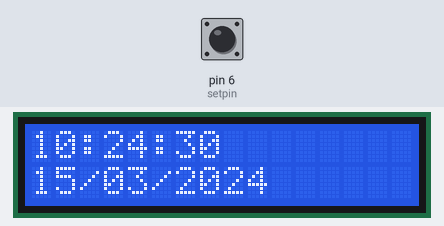
The sketch below on a simulated Arduino Uno, built with avr-gcc and run on an emulated ATmega328P. On the bench: 16×2 character LCD. The inputs (shaded band) are chosen by the test bench; at power-on: pin 6 (setpin) HIGH. The local clock reads 2024-03-15 10:24:30 at power-on unless the sketch sets it.

Above: at 0.1 s.
At 1.2 s:
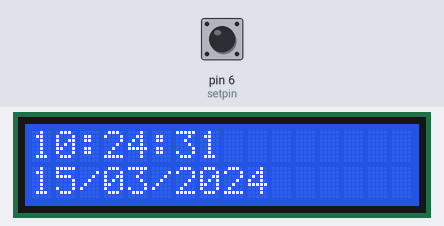
1.3 s: pin 6 (setpin) pulled LOW for 1.2 s
At 2.8 s:
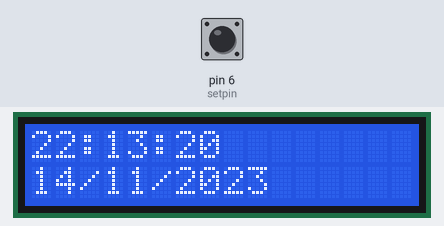
Timing chart, 0 to 4.3 s (numbered marks = the images above; inputs shaded):
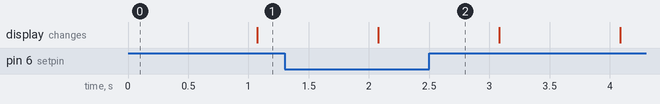

The sketch:

rtc.ino
```cpp
#include <Wire.h>
#include <RTClib.h>
#include <LiquidCrystal.h>
char buffer1[20];
char buffer2[20];
RTC_DS1307 RTC;
LiquidCrystal lcd(12, 11, 5, 4, 3, 2);
const int setpin = 6;
boolean statepin = 0;
void setup () {
  pinMode (6, INPUT);
  digitalWrite (6, HIGH);
  Wire.begin();
  RTC.begin();
  lcd.begin(16, 2);
  if (! RTC.isrunning()) {
    RTC.adjust(DateTime(__DATE__, __TIME__));
  }
}
void loop () {
  statepin = digitalRead (setpin);
  if (statepin == LOW)
  {
    RTC.adjust(DateTime(__DATE__, __TIME__));
  }
  DateTime now = RTC.now();
  sprintf(buffer1,  "%02d:%02d:%02d", now.hour(), now.minute(), now.second());
  lcd.setCursor(0,0);
  lcd.print( buffer1 );
  sprintf(buffer2,  "%02d/%02d/%d", now.day(), now.month(), now.year());
  lcd.setCursor(0,1);
  lcd.print( buffer2 );
  delay(1000);
}
```
